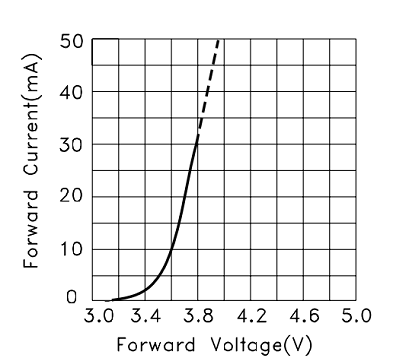
%> input picture matlab/labordarb1/c.png, 393 x 358 px
$ octave lab1.m   (GNU Octave 9; MATLAB toolbox functions it lacks are replaced by stand-ins)
%> lines starting %> are read from the running program, lines starting %| are printed output that depends on the picture
A = imread('c.png');
%> A is the input picture: size 358x393x3 uint8; min 0, max 255, mean 239.4
B = imread('d.png');
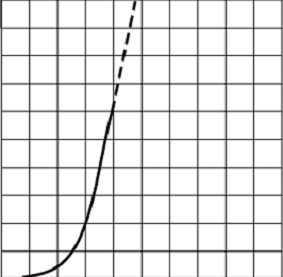
%> input picture matlab/labordarb1/d.png, 283 x 277 px
%> B is the input picture: size 277x283x3 uint8; min 0, max 255, mean 231.5
figure(1),image(A),shg
figure(2),image(B),shg
figure(2),image([3.0 5.0],[50 0],B),
set(gca,'YDir','normal')
%[x,y] = ginput(8)
x =[3.3456    3.5260    3.6462    3.7202    3.7757    3.8451    3.9006    3.9514];
y =[1.0067    5.1031   13.2959   21.6351   27.9260   36.8504   42.5561   49.2859];
plot(x,y,'o-')
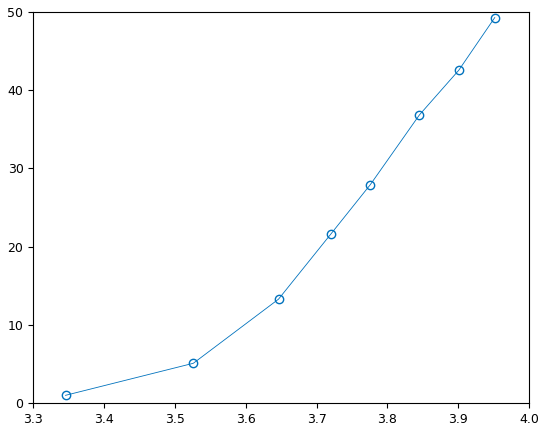
%> figure redrawn from the program's plot data
U = 3.3:0.01:3.95;
C = polyfit(x,y,2)
I = C(1)*U.^2+C(2)*U+C(3);
C = polyval(C,U);
plot(x,y,'o',U,I)
xlabel('Forward Voltage(V)')
ylabel('Forward Current(mA)')
title('Grafik1')
axis([3.0 5.0 0 50])
grid
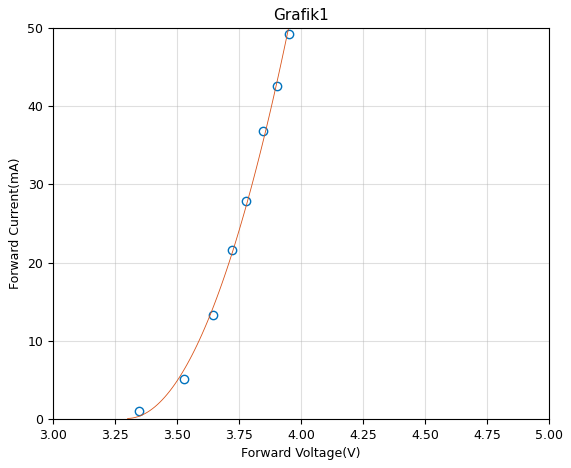
%> figure redrawn from the program's plot data; curve peaks at x = 3.95, y = 50.14, above the top of the axes
